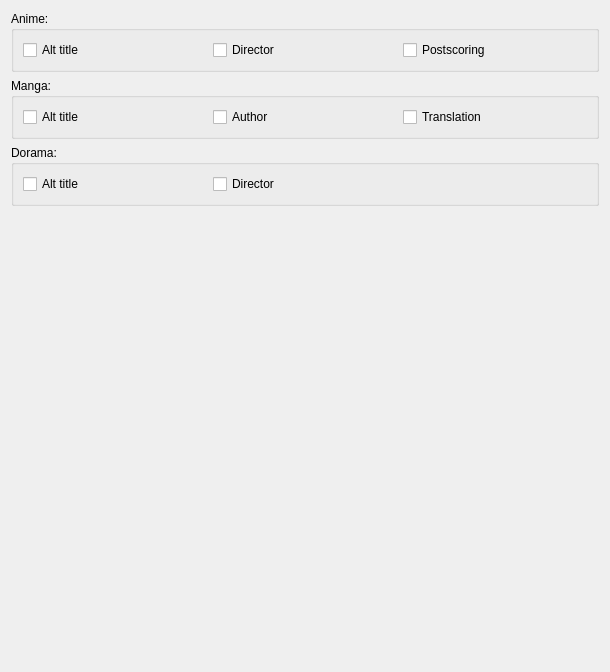
          <widget class="QWidget" name="scrollAreaWidgetContents_2">
           <property name="geometry">
            <rect>
             <x>0</x>
             <y>0</y>
             <width>610</width>
             <height>672</height>
            </rect>
           </property>
           <layout class="QVBoxLayout" name="verticalLayout_3">
            <item>
             <widget class="QGroupBox" name="GroupBox_Anime">
              <property name="title">
               <string>Anime:</string>
              </property>
              <layout class="QHBoxLayout" name="horizontalLayout_2">
               <item>
                <widget class="QCheckBox" name="ChBox_OptField_Anime_AltTitle">
                 <property name="text">
                  <string>Alt title</string>
                 </property>
                </widget>
               </item>
               <item>
                <widget class="QCheckBox" name="ChBox_OptField_Anime_Director">
                 <property name="text">
                  <string>Director</string>
                 </property>
                </widget>
               </item>
               <item>
                <widget class="QCheckBox" name="ChBox_OptField_Anime_Postscoring">
                 <property name="text">
                  <string>Postscoring</string>
                 </property>
                </widget>
               </item>
              </layout>
             </widget>
            </item>
            <item>
             <widget class="QGroupBox" name="GroupBox_Manga">
              <property name="title">
               <string>Manga:</string>
              </property>
              <layout class="QHBoxLayout" name="horizontalLayout_3">
               <item>
                <widget class="QCheckBox" name="ChBox_OptField_Manga_AltTitle">
                 <property name="text">
                  <string>Alt title</string>
                 </property>
                </widget>
               </item>
               <item>
                <widget class="QCheckBox" name="ChBox_OptField_Manga_Author">
                 <property name="text">
                  <string>Author</string>
                 </property>
                </widget>
               </item>
               <item>
                <widget class="QCheckBox" name="ChBox_OptField_Manga_Translation">
                 <property name="text">
                  <string>Translation</string>
                 </property>
                </widget>
               </item>
              </layout>
             </widget>
            </item>
            <item>
             <widget class="QGroupBox" name="GroupBox_Dorama">
              <property name="title">
               <string>Dorama:</string>
              </property>
              <layout class="QHBoxLayout" name="horizontalLayout_4">
               <item>
                <widget class="QCheckBox" name="ChBox_OptField_Dorama_AltTitle">
                 <property name="text">
                  <string>Alt title</string>
                 </property>
                </widget>
               </item>
               <item>
                <widget class="QCheckBox" name="ChBox_OptField_Dorama_Director">
                 <property name="text">
                  <string>Director</string>
                 </property>
                </widget>
               </item>
               <item>
                <widget class="QLabel" name="label"/>
               </item>
              </layout>
             </widget>
            </item>
            <item>
             <spacer name="VSpacer_OptionalFields">
              <property name="orientation">
               <enum>Qt::Vertical</enum>
              </property>
              <property name="sizeHint" stdset="0">
               <size>
                <width>20</width>
                <height>215</height>
               </size>
              </property>
             </spacer>
            </item>
           </layout>
          </widget>
